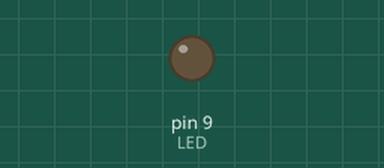
Bench run of a sketch on a simulated Arduino Uno, built with avr-gcc and run on an emulated ATmega328P. On the bench: output pins drawn as LEDs (lit = HIGH).

Above: at 0.05 s.
At 1.35 s:
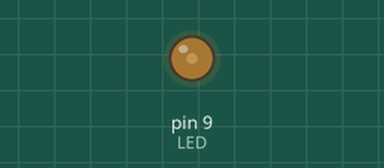
At 2.65 s:
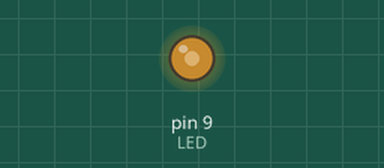
At 5.2 s:
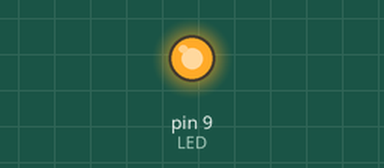
Timing chart, 0 to 6.7 s (numbered marks = the images above):
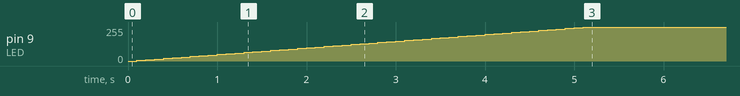

The sketch:

LED_fadeOn.ino
```cpp
// Fade in LED (langsames Faden bis Helligkeit = 255 (AN))


int LED=9;
int helligkeit=0;
int fadeschritte=5;

void setup()  {

pinMode(LED, OUTPUT);


}


void loop() {

    analogWrite(LED, helligkeit);
    helligkeit=helligkeit + fadeschritte;
    delay(100);

    if(helligkeit== 255)
    {
        fadeschritte= 0;
    }

}
```

Measured:
- by itself, pin 9 (LED): moves from 0/255 to 255/255 over 5.0 s
